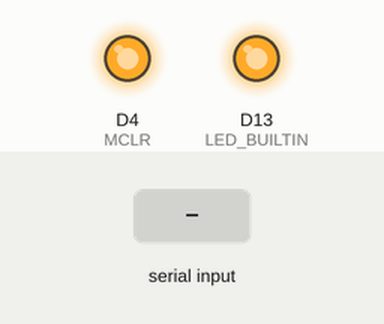
A sketch run on a simulated Arduino Zero (SAMD21). Parts: output pins drawn as LEDs (lit = HIGH). The test bench sets the inputs (shaded band). Pins used as bus, display or sensor lines are not drawn; what the sketch prints to the serial monitor is not drawn.

Above: at 1.2 s.
1.3 s: "W\n" received over Serial
2.8 s: "R\n" received over Serial
4.3 s: "D\n" received over Serial
Timing chart, 0 to 7.3 s (numbered marks = the images above; inputs shaded):
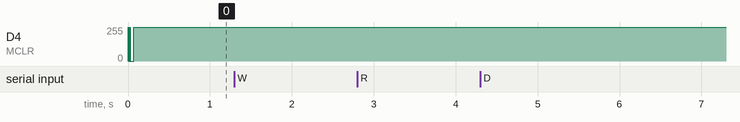

Measured:
- after the input at 2.8 s, every drawn part: stays the same
- after the input at 4.3 s, every drawn part: stays the same

The sketch:

Arduino-RN2483-programmer.ino
```cpp
// Arduino RN2483 low-voltage programmer
// Implemented using http://ww1.microchip.com/downloads/en/DeviceDoc/41398B.pdf
#include "RN2483LVP.h"

#define USBSERIAL SerialUSB
#define MCLR 4
#define PGD 5
#define PGC 6

int testseq[SIZE] = {0xFE, 0xED, 0xFD, 0xAA, 0xDA, 0x01, 0x01, 0x02, 0x13, 0x37, 0x19, 0x93, 0x4E, 0xFA};
bool serialcomplete = false;
String input = "";
RN2483LVP programmer;

void setup()
{
  // put your setup code here, to run once:
  USBSERIAL.begin(57600);

  // Wait for USBSERIAL or start after 30 seconds
  while ((!USBSERIAL) && (millis() < 30000))
    ;
  USBSERIAL.write("USBSERIAL set up\r\n");

  // Initialize LED
  pinMode(LED_BUILTIN, OUTPUT);
  digitalWrite(LED_BUILTIN, HIGH);

  // Initialize pins
  pinMode(MCLR, OUTPUT);
  pinMode(PGD, OUTPUT);
  pinMode(PGC, OUTPUT);
  digitalWrite(MCLR, LOW);
  digitalWrite(PGD, LOW);
  digitalWrite(PGC, LOW);

  // Wiggle MCLR
  digitalWrite(MCLR, HIGH);
  delay(10);
  digitalWrite(MCLR, LOW);
  delay(10);
  digitalWrite(MCLR, HIGH);
  delay(10);

  // Initialize RN2483 low-voltage programmer object
  programmer.initRN2483LVP(PGD, PGC, MCLR, USBSERIAL);

  // Entering low-voltage program/verify mode
  programmer.enterLVP();
}

void loop()
{
  while (USBSERIAL.available())
  {
    char c = USBSERIAL.read();

    if (c == '\n' || c == '\r' || c == 'X')
    {
      if (input != "")
      {
        serialcomplete = true;
      }
      break;
    }
    input += c;
  }

  if (serialcomplete)
  {
    int response;
    switch (input.charAt(0))
    {
    case 'W':
      USBSERIAL.print("Writing\r\n");
      programmer.writeFlash(testseq);
      USBSERIAL.print("Done writing\r\n");
      break;
    case 'R':
      USBSERIAL.print("Reading\r\n");
      programmer.printCodeMemory(0, 31);
      break;
    case 'D':
      USBSERIAL.print("Reading device ID\r\n");
      programmer.readDeviceID();
      break;
    case 'E':
      USBSERIAL.print("Bulk erasing\r\n");
      programmer.bulkErase();
      break;
    default:
      USBSERIAL.write("Invalid serial command\r\n");
    }
    serialcomplete = false;
    input = "";
  }
}
```

RN2483LVP.cpp
```cpp
#include "RN2483LVP.h"

RN2483LVP::RN2483LVP()
{
    this->pgd = 5;
    this->pgc = 6;
    this->mclr = 4;
    this->inLVP = false;
}

//Constructor
void RN2483LVP::initRN2483LVP(int pgd, int pgc, int mclr, Stream &usbserial)
{
    this->pgd = pgd;
    this->pgc = pgc;
    this->mclr = mclr;
    this->usbserial = &usbserial;
    this->inLVP = false;
}

// Enter low-voltage program/verify mode
void RN2483LVP::enterLVP()
{
    if (not(inLVP))
    {
        inLVP = true;
        usbserial->write("Entering low-voltage program/verify mode\r\n");

        // Pull all programming pins Low
        digitalWrite(mclr, LOW);
        digitalWrite(pgd, LOW);
        digitalWrite(pgc, LOW);

        // Wait atleast 100ns (P13)
        delayMicroseconds(1);

        // Set mclr High then Low
        digitalWrite(mclr, HIGH);
        delayMicroseconds(1);
        digitalWrite(mclr, LOW);

        // Wait atleast 1ms (P18)
        delayMicroseconds(2);

        // Enter key sequence on pgd
        for (int n = 0; n < 32; n++)
        {
            //Lower pgc and write bit to pgd
            digitalWrite(pgc, LOW);
            digitalWrite(pgd, keyseq[n]);
            delayMicroseconds(1);

            //Raise pgc to send bit
            digitalWrite(pgc, HIGH);
            delayMicroseconds(1);
        }
        digitalWrite(pgc, LOW);

        // Wait atleast 40ns
        delayMicroseconds(1);

        // Set mclr High
        digitalWrite(mclr, HIGH);

        // Wait atleast 400us
        delayMicroseconds(450);
    }
}

// Exit low-voltage program/verify mode
void RN2483LVP::exitLVP()
{
    inLVP = false;
    usbserial->write("Exiting low-voltage program/verify mode\r\n");
    delayMicroseconds(1);
    digitalWrite(mclr, LOW);
    delayMicroseconds(10);
    digitalWrite(mclr, HIGH);
}

// Serial program/verify operation
int RN2483LVP::sendOp(int cmd, int payload)
{
    bool valid = true;
    bool isread = false;

    // Check if command is valid and if it contains a read
    switch (cmd)
    {
    case B0000:
        break;
    case B0010:
        isread = true;
        break;
    case B1000:
        isread = true;
        break;
    case B1001:
        isread = true;
        break;
    case B1010:
        isread = true;
        break;
    case B1011:
        isread = true;
        break;
    case B1100:
        break;
    case B1101:
        break;
    case B1110:
        break;
    case B1111:
        break;
    default:
        valid = false;
    }

    // Check if data payload is the right size
    if ((isread && (payload > 255)) || (!isread && (payload > 65535)))
    {
        usbserial->write("Invalid number of payload bits\r\n");
        return false;
    }

    if (valid)
    {
        // Send command bits to the RN2483
        for (int n = 0; n < 4; n++)
        {
            //Lower pgc and write bit to pgd
            digitalWrite(pgc, LOW);
            digitalWrite(pgd, bitRead(cmd, n));
            delayMicroseconds(1);

            //Raise pgc to send bit
            digitalWrite(pgc, HIGH);
            delayMicroseconds(1);
        }
        digitalWrite(pgc, LOW);

        // Wait atleast 40ns (P5)
        delayMicroseconds(1);

        if (isread)
        {
            // Write 8 payload bits to RN2483
            for (int n = 0; n < 8; n++)
            {
                //Lower pgc and write bit to pgd
                digitalWrite(pgc, LOW);
                digitalWrite(pgd, bitRead(payload, n));
                delayMicroseconds(1);

                //Raise pgc to send bit
                digitalWrite(pgc, HIGH);
                delayMicroseconds(1);
            }
            digitalWrite(pgc, LOW);

            // Set pgd to input
            pinMode(pgd, INPUT);

            // Wait atleast 20ns (P6)
            delayMicroseconds(1);

            // Read 8 response bits from RN2483
            int response = 255;
            for (int n = 0; n < 8; n++)
            {
                //Raise pgc to recieve bit
                digitalWrite(pgc, HIGH);
                delayMicroseconds(1);

                //Lower pgc and read bit from pgd
                digitalWrite(pgc, LOW);
                bitWrite(response, n, digitalRead(pgd));
                delayMicroseconds(1);
            }

            // Set pgd to output
            pinMode(pgd, OUTPUT);

            // Wait atleast 40ns (P5A)
            delayMicroseconds(1);

            return response;
        }
        else
        {
            // Write all 16 bits from the data payload
            for (int n = 0; n < 16; n++)
            {
                //Lower pgc and write bit to pgd
                digitalWrite(pgc, LOW);
                digitalWrite(pgd, bitRead(payload, n));
                delayMicroseconds(1);

                //Raise pgc to send bit
                digitalWrite(pgc, HIGH);
                delayMicroseconds(1);
            }
            digitalWrite(pgc, LOW);

            // Wait atleast 40ns (P5A)
            delayMicroseconds(1);

            return true;
        }
    }
    else
    {
        usbserial->write("Command not valid\r\n");
        return false;
    }
}

// Sets the TBLPTR to the address to be read/written
void RN2483LVP::setTBLPTR(int addru, int addrh, int addrl)
{
    sendOp(B0000, 0x0E00 + addru); // MOVLW <Addr[21:16]>
    sendOp(B0000, 0x6EF8);         // MOVWF TBLPTRU
    sendOp(B0000, 0x0E00 + addrh); // MOVLW <Addr[15:8]>
    sendOp(B0000, 0x6EF7);         // MOVWF TBLPTRH
    sendOp(B0000, 0x0E00 + addrl); // MOVLW <Addr[7:0]>
    sendOp(B0000, 0x6EF6);         // MOVWF TBLPTRL
}

// Read value at address
int RN2483LVP::readAddress(int addru, int addrh, int addrl)
{
    setTBLPTR(addru, addrh, addrl);
    return sendOp(B1001, 0x0000); // TBLRD *+
}

// Print device IDs on serial
void RN2483LVP::readDeviceID()
{
    int DEVID1 = readAddress(0x3F, 0xFF, 0xFE);
    int DEVID2 = readAddress(0x3F, 0xFF, 0xFF);
    usbserial->print("DEVID1: " + String(DEVID1, HEX) + "h\r\n");
    usbserial->print("DEVID2: " + String(DEVID2, HEX) + "h\r\n");
}

// Write value to address in config block
void RN2483LVP::writeAddressConfig(int addru, int addrh, int addrl, int value)
{
    setTBLPTR(addru, addrh, addrl);
    sendOp(B1100, value);
}

// Bulk erase the entire device
void RN2483LVP::bulkErase()
{
    // Write 0F0F to 3C0005h
    writeAddressConfig(0x3C, 0x00, 0x05, 0x0F0F);
    // Write 8F8F to 3C0004h
    writeAddressConfig(0x3C, 0x00, 0x04, 0x8F8F);
    sendOp(B0000, 0x0000);
    sendOp(B0000, 0x0000);
    // Wait atleast 15ms (P11) to let the erase complete
    delay(20);
}

// Writes a block of bytes to code memory.
// bytes.length <= 64, bytes[n] <= 0xFFFF
void RN2483LVP::writeCodeBlock(int addru, int addrh, int addrl, int bytes[])
{
    // Point to row to write.
    setTBLPTR(addru, addrh, addrl);

    // Load write buffer. Repeat for all but the last two bytes.
    for (int n = 0; n < SIZE - 2; n = n + 2)
    {
        sendOp(B1101, (bytes[n + 1] << 8) + bytes[n]);
    }

    // Load write buffer for last two bytes and start programming
    sendOp(B1111, (bytes[SIZE - 2] << 8) + bytes[SIZE - 1]);

    // Send NOP and Hold 4th pgc HIGH for atleast 1ms (P9)
    digitalWrite(pgd, LOW);
    for (int n = 0; n < 4; n++)
    {
        digitalWrite(pgc, LOW);
        delayMicroseconds(1);
        digitalWrite(pgc, HIGH);
        delayMicroseconds(1);
    }
    delay(2);

    // Hold pgc LOW for atleast 200us (P10)
    digitalWrite(pgc, LOW);
    delayMicroseconds(250);
}

// Writes a sequence of bytes into the code memory
void RN2483LVP::writeFlash(int bytes[])
{
    int LoopCount = 0;

    // Bulk erase chip
    bulkErase();

    // Direct access to code memory
    sendOp(B0000, 0x8EA6); // BSF EECON1, EEpgd
    sendOp(B0000, 0x9CA6); // BCF EECON1, CFGS
    sendOp(B0000, 0x84A6); // BSF EECON1, WREN

    writeCodeBlock(0, 0, 0, bytes);

    exitLVP();
    enterLVP();
}

void RN2483LVP::printCodeMemory(int start, int stop)
{
    int response;
    for (int n = start; n < stop; n++)
    {
        response = readAddress(0, 0, n);
        usbserial->print(String(response, HEX) + "\r\n");
    }
}
```

RN2483LVP.h
```cpp
#ifndef RN2483LVP_H
#define RN2483LVP_H

#include "Arduino.h"
#define SIZE 14

// RN2483 low-voltage programmer
class RN2483LVP
{
public:
  RN2483LVP();
  void initRN2483LVP(int pgd, int pgc, int mclr, Stream &usbserial);
  void enterLVP();
  void exitLVP();
  int sendOp(int cmd, int payload);
  void setTBLPTR(int addru, int addrh, int addrl);
  int readAddress(int addru, int addrh, int addrl);
  void readDeviceID();
  void writeAddressConfig(int addru, int addrh, int addrl, int value);
  void bulkErase();
  void writeCodeBlock(int addru, int addrh, int addrl, int bytes[]);
  void writeFlash(int bytes[]);
  void printCodeMemory(int start, int stop);

private:
  Stream *usbserial;
  int keyseq[32] = {0, 1, 0, 0, 1, 1, 0, 1, 0, 1, 0, 0, 0, 0, 1, 1, 0, 1, 0, 0, 1, 0, 0, 0, 0, 1, 0, 1, 0, 0, 0, 0};
  int pgd;
  int pgc;
  int mclr;
  bool inLVP;
};

#endif
```
